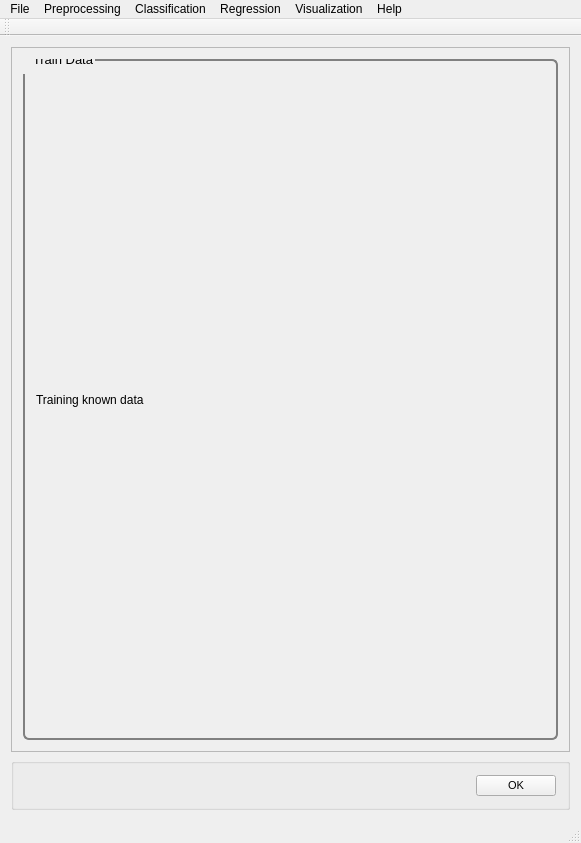
<?xml version="1.0" encoding="UTF-8"?>
<ui version="4.0">
 <class>MainWindow</class>
 <widget class="QMainWindow" name="MainWindow">
  <property name="geometry">
   <rect>
    <x>0</x>
    <y>0</y>
    <width>581</width>
    <height>843</height>
   </rect>
  </property>
  <property name="windowTitle">
   <string>PYSAT</string>
  </property>
  <widget class="QWidget" name="centralWidget">
   <layout class="QVBoxLayout" name="verticalLayout_9">
    <item>
     <widget class="QScrollArea" name="scrollArea">
      <property name="widgetResizable">
       <bool>true</bool>
      </property>
      <widget class="QWidget" name="scrollAreaWidgetContents_2">
       <property name="geometry">
        <rect>
         <x>0</x>
         <y>0</y>
         <width>561</width>
         <height>721</height>
        </rect>
       </property>
       <property name="font">
        <font>
         <pointsize>8</pointsize>
        </font>
       </property>
       <property name="styleSheet">
        <string notr="true">QGroupBox {
  border: 2px solid gray;
  border-radius: 6px;
  margin-top: 0.5em;
}

QGroupBox::title {

  padding-top: -14px;
  padding-left: 8px;
}
</string>
       </property>
       <layout class="QVBoxLayout" name="verticalLayout_8">
        <item>
         <widget class="QGroupBox" name="train_known">
          <property name="font">
           <font>
            <pointsize>10</pointsize>
           </font>
          </property>
          <property name="title">
           <string>Train Data</string>
          </property>
          <layout class="QVBoxLayout" name="CrossValid_3">
           <item>
            <layout class="QHBoxLayout" name="horizontalLayout_12">
             <item>
              <layout class="QVBoxLayout" name="verticalLayout_23">
               <item>
                <widget class="QLabel" name="label_16">
                 <property name="text">
                  <string>Training known data</string>
                 </property>
                </widget>
               </item>
              </layout>
             </item>
            </layout>
           </item>
          </layout>
         </widget>
        </item>
       </layout>
      </widget>
     </widget>
    </item>
    <item>
     <widget class="QGroupBox" name="OK">
      <layout class="QHBoxLayout" name="ok">
       <item>
        <spacer name="horizontalSpacer_5">
         <property name="orientation">
          <enum>Qt::Horizontal</enum>
         </property>
         <property name="sizeHint" stdset="0">
          <size>
           <width>40</width>
           <height>20</height>
          </size>
         </property>
        </spacer>
       </item>
       <item>
        <widget class="QPushButton" name="okButton">
         <property name="font">
          <font>
           <pointsize>8</pointsize>
          </font>
         </property>
         <property name="mouseTracking">
          <bool>false</bool>
         </property>
         <property name="text">
          <string>OK</string>
         </property>
        </widget>
       </item>
      </layout>
     </widget>
    </item>
   </layout>
  </widget>
  <widget class="QToolBar" name="mainToolBar">
   <attribute name="toolBarArea">
    <enum>TopToolBarArea</enum>
   </attribute>
   <attribute name="toolBarBreak">
    <bool>false</bool>
   </attribute>
  </widget>
  <widget class="QStatusBar" name="statusBar"/>
  <widget class="QMenuBar" name="menuBar">
   <property name="geometry">
    <rect>
     <x>0</x>
     <y>0</y>
     <width>581</width>
     <height>21</height>
    </rect>
   </property>
   <widget class="QMenu" name="menuFile">
    <property name="title">
     <string>File</string>
    </property>
    <addaction name="actionLoad_Refence_Data"/>
    <addaction name="actionLoad_Unknown_Data"/>
    <addaction name="actionSet_output_location"/>
    <addaction name="separator"/>
    <addaction name="actionSave_Current_Plots"/>
    <addaction name="actionSave_Current_Data"/>
    <addaction name="separator"/>
    <addaction name="actionCreate_New_Workflow"/>
    <addaction name="actionSave_Current_Workflow"/>
    <addaction name="separator"/>
    <addaction name="actionExit"/>
   </widget>
   <widget class="QMenu" name="menuPreprocessing">
    <property name="title">
     <string>Preprocessing</string>
    </property>
    <widget class="QMenu" name="menuBaseline_Removal">
     <property name="title">
      <string>Baseline Removal</string>
     </property>
     <addaction name="actionALS"/>
     <addaction name="actionDietrich"/>
     <addaction name="actionPolyFit"/>
     <addaction name="actionAirPLS"/>
     <addaction name="actionFABC"/>
     <addaction name="actionKK"/>
     <addaction name="actionMario"/>
     <addaction name="actionMedian"/>
     <addaction name="actionRubberband"/>
     <addaction name="actionUndecimated_Wavelet"/>
    </widget>
    <widget class="QMenu" name="menuCalibration_Transfer">
     <property name="title">
      <string>Calibration Transfer</string>
     </property>
     <addaction name="actionRatio"/>
     <addaction name="actionTommy_s_Methgod"/>
     <addaction name="actionPiecewise_Direct_Standardization"/>
     <addaction name="actionOthers_3"/>
    </widget>
    <addaction name="actionNormalization"/>
    <addaction name="actionNoise_Reduction"/>
    <addaction name="actionApply_Mask"/>
    <addaction name="actionInterpolate"/>
    <addaction name="actionInstrument_Response"/>
    <addaction name="menuBaseline_Removal"/>
    <addaction name="menuCalibration_Transfer"/>
    <addaction name="actionICA_2"/>
    <addaction name="actionPCA_2"/>
   </widget>
   <widget class="QMenu" name="menuRegression">
    <property name="title">
     <string>Regression</string>
    </property>
    <addaction name="actionCross_Validation"/>
    <addaction name="actionTrain"/>
    <addaction name="actionPredict"/>
    <addaction name="actionCreate_N_Folds"/>
    <addaction name="actionCreate_Test_Folds"/>
   </widget>
   <widget class="QMenu" name="menuHelp">
    <property name="title">
     <string>Help</string>
    </property>
    <addaction name="actionIndex"/>
    <addaction name="actionContent_2"/>
    <addaction name="separator"/>
    <addaction name="actionAbout"/>
    <addaction name="actionAbout_QtCreator"/>
   </widget>
   <widget class="QMenu" name="menuClassification">
    <property name="title">
     <string>Classification</string>
    </property>
    <widget class="QMenu" name="menuSupervised">
     <property name="title">
      <string>Supervised</string>
     </property>
     <addaction name="actionPLS_DA"/>
     <addaction name="actionSIMCA"/>
    </widget>
    <widget class="QMenu" name="menuClustering">
     <property name="title">
      <string>Clustering</string>
     </property>
     <addaction name="actionK_means"/>
     <addaction name="actionHierarchical_2"/>
    </widget>
    <addaction name="menuSupervised"/>
    <addaction name="menuClustering"/>
   </widget>
   <widget class="QMenu" name="menuVisualization">
    <property name="title">
     <string>Visualization</string>
    </property>
    <addaction name="actionLine_Plot"/>
    <addaction name="action1_to_1_Plot"/>
    <addaction name="actionScatter_Plot"/>
   </widget>
   <addaction name="menuFile"/>
   <addaction name="menuPreprocessing"/>
   <addaction name="menuClassification"/>
   <addaction name="menuRegression"/>
   <addaction name="menuVisualization"/>
   <addaction name="menuHelp"/>
  </widget>
  <action name="actionLoad_Refence_Data">
   <property name="text">
    <string>Load Refence Data</string>
   </property>
  </action>
  <action name="actionLoad_Unknown_Data">
   <property name="text">
    <string>Load Unknown Data</string>
   </property>
  </action>
  <action name="actionSave_Current_Workflow">
   <property name="text">
    <string>Save Current Workflow</string>
   </property>
  </action>
  <action name="actionSave_Current_Plots">
   <property name="text">
    <string>Save Current Plots</string>
   </property>
  </action>
  <action name="actionSave_Current_Data">
   <property name="text">
    <string>Save Current Data</string>
   </property>
  </action>
  <action name="actionCreate_New_Workflow">
   <property name="text">
    <string>Create New Workflow</string>
   </property>
  </action>
  <action name="actionNoise_Reduction">
   <property name="text">
    <string>Noise Reduction</string>
   </property>
  </action>
  <action name="actionApply_Mask">
   <property name="text">
    <string>Apply Mask</string>
   </property>
  </action>
  <action name="actionInterpolate">
   <property name="text">
    <string>Interpolate (unknown to known)</string>
   </property>
  </action>
  <action name="actionInstrument_Response">
   <property name="text">
    <string>Instrument Response</string>
   </property>
  </action>
  <action name="actionALS">
   <property name="text">
    <string>ALS</string>
   </property>
  </action>
  <action name="actionDietrich">
   <property name="text">
    <string>Dietrich</string>
   </property>
  </action>
  <action name="actionPolyFit">
   <property name="text">
    <string>PolyFit</string>
   </property>
  </action>
  <action name="actionAirPLS">
   <property name="text">
    <string>AirPLS</string>
   </property>
  </action>
  <action name="actionFABC">
   <property name="text">
    <string>FABC</string>
   </property>
  </action>
  <action name="actionKK">
   <property name="text">
    <string>KK</string>
   </property>
  </action>
  <action name="actionMario">
   <property name="text">
    <string>Mario</string>
   </property>
  </action>
  <action name="actionMedian">
   <property name="text">
    <string>Median</string>
   </property>
  </action>
  <action name="actionRubberband">
   <property name="text">
    <string>Rubberband</string>
   </property>
  </action>
  <action name="actionUndecimated_Wavelet">
   <property name="text">
    <string>Undecimated Wavelet</string>
   </property>
  </action>
  <action name="actionRatio">
   <property name="text">
    <string>Ratio</string>
   </property>
  </action>
  <action name="actionTommy_s_Methgod">
   <property name="text">
    <string>Tommy's Method</string>
   </property>
  </action>
  <action name="actionPiecewise_Direct_Standardization">
   <property name="text">
    <string>Piecewise Direct Standardization</string>
   </property>
  </action>
  <action name="actionPCA">
   <property name="text">
    <string>PCA</string>
   </property>
  </action>
  <action name="actionICA">
   <property name="text">
    <string>ICA</string>
   </property>
  </action>
  <action name="actionK_Means">
   <property name="text">
    <string>K-Means</string>
   </property>
  </action>
  <action name="actionHierarchical">
   <property name="text">
    <string>Hierarchical</string>
   </property>
  </action>
  <action name="actionOthers">
   <property name="text">
    <string>Others...</string>
   </property>
  </action>
  <action name="actionOthers_2">
   <property name="text">
    <string>Others...</string>
   </property>
  </action>
  <action name="actionOthers_3">
   <property name="text">
    <string>Others...</string>
   </property>
  </action>
  <action name="actionPLS">
   <property name="text">
    <string>PLS</string>
   </property>
  </action>
  <action name="actionSM_PLS">
   <property name="text">
    <string>SM-PLS</string>
   </property>
  </action>
  <action name="actionICA_Regression">
   <property name="text">
    <string>ICA Regression</string>
   </property>
  </action>
  <action name="actionGaussian_Process">
   <property name="text">
    <string>Gaussian Process</string>
   </property>
  </action>
  <action name="actionMLP">
   <property name="text">
    <string>MLP</string>
   </property>
  </action>
  <action name="actionSVM">
   <property name="text">
    <string>SVM</string>
   </property>
  </action>
  <action name="actionOthers_4">
   <property name="text">
    <string>Others...</string>
   </property>
  </action>
  <action name="actionOthers_5">
   <property name="text">
    <string>Others...</string>
   </property>
  </action>
  <action name="actionIndex">
   <property name="text">
    <string>Index</string>
   </property>
  </action>
  <action name="actionContent_2">
   <property name="text">
    <string>Content</string>
   </property>
  </action>
  <action name="actionAbout">
   <property name="text">
    <string>About...</string>
   </property>
  </action>
  <action name="actionAbout_QtCreator">
   <property name="text">
    <string>About Qt...</string>
   </property>
  </action>
  <action name="actionExit">
   <property name="text">
    <string>Exit</string>
   </property>
  </action>
  <action name="actionNormalization">
   <property name="text">
    <string>Normalization</string>
   </property>
  </action>
  <action name="actionICA_2">
   <property name="text">
    <string>ICA</string>
   </property>
  </action>
  <action name="actionPCA_2">
   <property name="text">
    <string>PCA</string>
   </property>
  </action>
  <action name="actionPLS_DA">
   <property name="text">
    <string>PLS-DA</string>
   </property>
  </action>
  <action name="actionSIMCA">
   <property name="text">
    <string>SIMCA</string>
   </property>
  </action>
  <action name="actionK_means">
   <property name="text">
    <string>K-means</string>
   </property>
  </action>
  <action name="actionHierarchical_2">
   <property name="text">
    <string>Hierarchical</string>
   </property>
  </action>
  <action name="actionCross_Validation">
   <property name="text">
    <string>Cross Validation</string>
   </property>
  </action>
  <action name="actionTrain">
   <property name="text">
    <string>Train</string>
   </property>
  </action>
  <action name="actionPredict">
   <property name="text">
    <string>Predict</string>
   </property>
  </action>
  <action name="actionLine_Plot">
   <property name="text">
    <string>Line Plot</string>
   </property>
  </action>
  <action name="action1_to_1_Plot">
   <property name="text">
    <string>1 to 1 Plot</string>
   </property>
  </action>
  <action name="actionScatter_Plot">
   <property name="text">
    <string>Scatter Plot</string>
   </property>
  </action>
  <action name="actionSet_output_location">
   <property name="text">
    <string>Output Location</string>
   </property>
  </action>
  <action name="actionCreate_N_Folds">
   <property name="text">
    <string>Create N Folds</string>
   </property>
  </action>
  <action name="actionCreate_Test_Folds">
   <property name="text">
    <string>Create Test Folds</string>
   </property>
  </action>
 </widget>
 <layoutdefault spacing="6" margin="11"/>
 <resources/>
 <connections/>
</ui>
